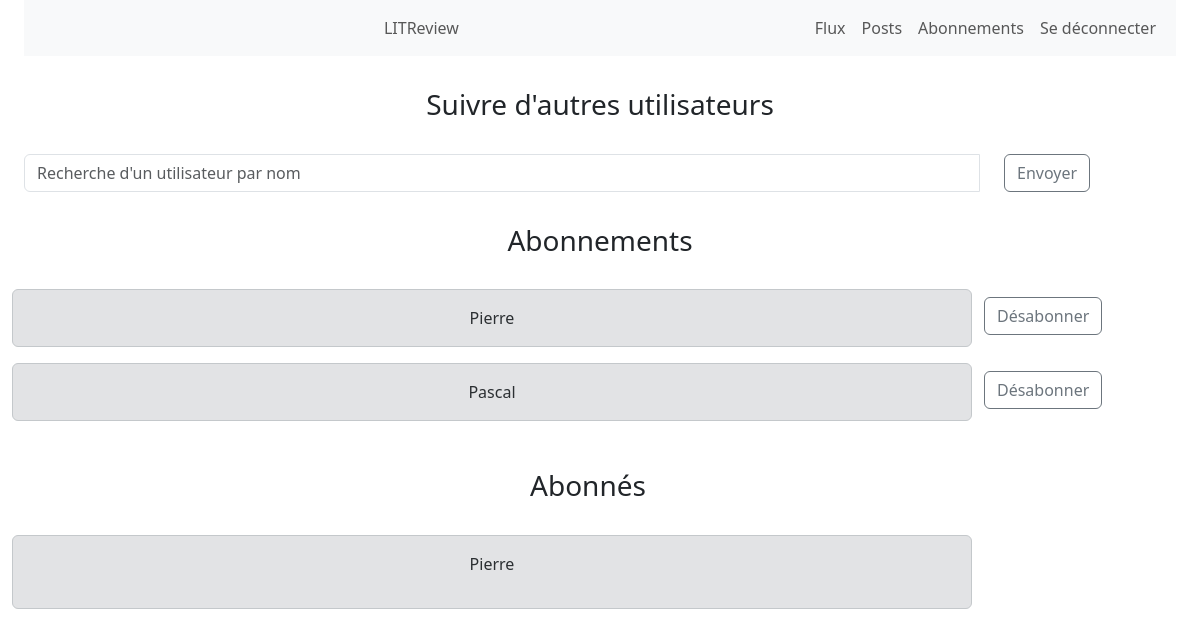
/subscribe-page/ (signed in), run on an earlier commit of the app's database.
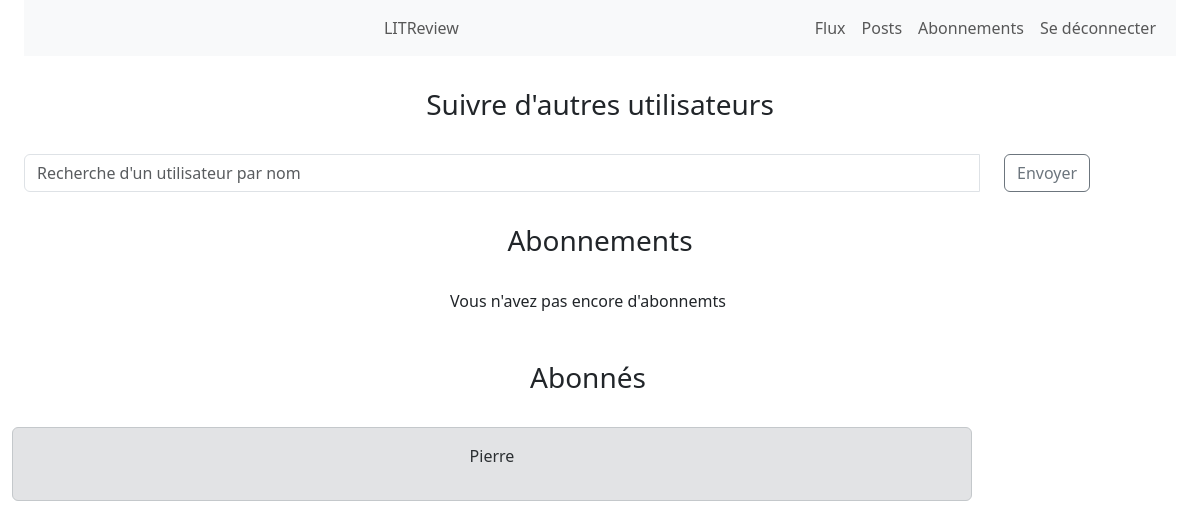
And on a later commit of the database.
### blog/models.py (models this page shows, shortened)
class UserFollows(models.Model):
    user = models.ForeignKey(settings.AUTH_USER_MODEL,
                             on_delete=models.CASCADE, related_name='user')
    followed_user = models.ForeignKey(settings.AUTH_USER_MODEL,
                                      on_delete=models.CASCADE, related_name='followed_user')
    class Meta:
        unique_together = ('user', 'followed_user', )

### authenticate/models.py (models this page shows)
class User(AbstractUser):
    pass

### blog/views.py (the view, shortened to what this page needs)
@login_required
def subscription_main_page(request):
    user = get_user_model()
    exist = User.objects.exclude(pk=request.user.id)
    following_user = models.UserFollows.objects.filter(
        user=request.user)
    followed_by_user = models.UserFollows.objects.filter(
        followed_user=request.user)
    message = None
    return render(request, "blog/subscription-page.html",
                  context={'following_user': following_user,
                           'followed_by_user': followed_by_user,
                           'exist': exist, 'message': message})

### blog/templates/blog/subscription-page.html (shortened to what this page needs)
{% extends 'base.html' %}
{% load crispy_forms_tags %}
{% block content %}
<div class="container-fluid">
    <h3 class="text-center p-3 my-3">Suivre d'autres utilisateurs</h3>
    {% include 'blog/subscribe.html' %}
</div>
<h3 class="text-center p-3 my-3">Abonnements</h3>
<div class='container-fluid row '>
    {% include 'blog/display-subscribers.html' %}
</div>
{% endblock content %}

### blog/templates/blog/display-subscribers.html (shortened to what this page needs)
{% for user_follows  in following_user %}
    <div class="alert alert-secondary col-lg-10">
        <div class=" text-center">
        {{user_follows.followed_user}}
        </div>
    </div>
    {% include 'blog/unsubscribe.html' %}
    {% endfor %}
    {% if not following_user%}
    <p class= "text-center">Vous n'avez pas encore d'abonnemts</p>
    {% endif %}
<h3 class="text-center p-3 my-3">Abonnés</h3>
{% for username in followed_by_user %}
    <div class="alert alert-secondary col-lg-10">
        <p class="text-center">{{username.user}}</p>
    </div>
{% endfor %}

### blog/templates/blog/unsubscribe.html (shortened to what this page needs)
    <div class="col-lg-2 mt-2">
        <form method="POST" action= "{% url 'unsubscribe' user_follows.id %}">
            <button type='submit'  class="btn btn-outline-secondary"  id="button-addon2">Désabonner</button>
        </form>
    </div>

What changed in the data, as far as the page shows it:
removed UserFollows: followed_user "Pierre", shown under "Abonnements"
removed UserFollows: followed_user "Pascal", shown under "Abonnements"
Also different on the page:
text now shown: "Vous n'avez pas encore d'abonnemts"
